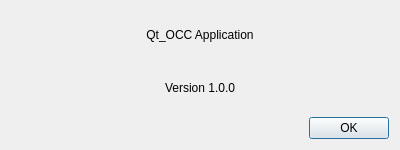
<?xml version="1.0" encoding="UTF-8"?>
<ui version="4.0">
 <class>DialogAbout</class>
 <widget class="QDialog" name="DialogAbout">
  <property name="geometry">
   <rect>
    <x>0</x>
    <y>0</y>
    <width>400</width>
    <height>150</height>
   </rect>
  </property>
  <property name="windowTitle">
   <string>About</string>
  </property>
  <layout class="QVBoxLayout" name="verticalLayout">
   <item>
    <widget class="QLabel" name="label">
     <property name="text">
      <string>Qt_OCC Application</string>
     </property>
     <property name="alignment">
      <set>Qt::AlignCenter</set>
     </property>
    </widget>
   </item>
   <item>
    <widget class="QLabel" name="label_2">
     <property name="text">
      <string>Version 1.0.0</string>
     </property>
     <property name="alignment">
      <set>Qt::AlignCenter</set>
     </property>
    </widget>
   </item>
   <item>
    <widget class="QDialogButtonBox" name="buttonBox">
     <property name="orientation">
      <enum>Qt::Horizontal</enum>
     </property>
     <property name="standardButtons">
      <set>QDialogButtonBox::Ok</set>
     </property>
    </widget>
   </item>
  </layout>
 </widget>
 <resources/>
 <connections>
  <connection>
   <sender>buttonBox</sender>
   <signal>accepted()</signal>
   <receiver>DialogAbout</receiver>
   <slot>accept()</slot>
   <hints>
    <hint type="sourcelabel">
     <x>248</x>
     <y>254</y>
    </hint>
    <hint type="destinationlabel">
     <x>157</x>
     <y>274</y>
    </hint>
   </hints>
  </connection>
  <connection>
   <sender>buttonBox</sender>
   <signal>rejected()</signal>
   <receiver>DialogAbout</receiver>
   <slot>reject()</slot>
   <hints>
    <hint type="sourcelabel">
     <x>316</x>
     <y>260</y>
    </hint>
    <hint type="destinationlabel">
     <x>286</x>
     <y>274</y>
    </hint>
   </hints>
  </connection>
 </connections>
</ui>
